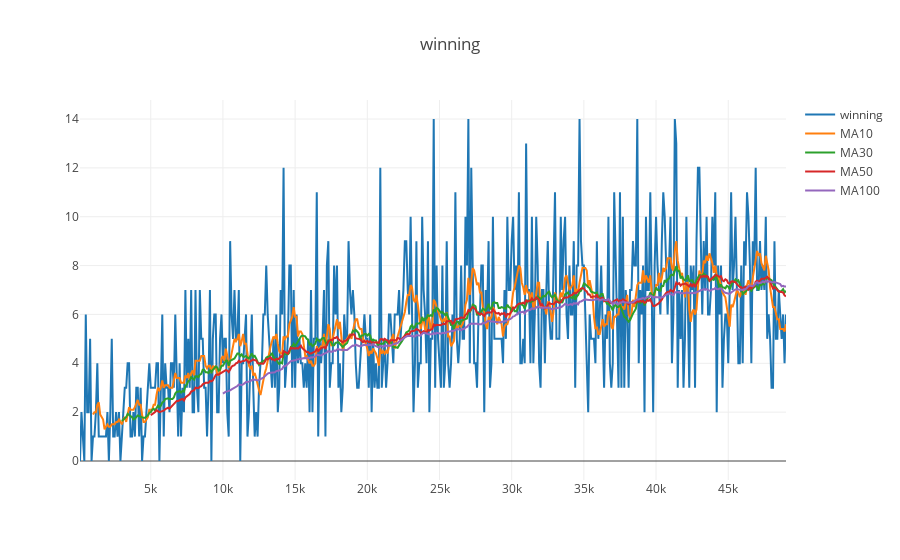

Write notebook code for a chart like this one.
### Code cell
print_winning(start_pos)

### Figure 1 — Plotly figure (JSON) as saved in the notebook; plotly's stock layout.template omitted (floating-point values rounded to 4 significant figures; data arrays with more than 128 entries replaced by an {"elided": "..."} marker saying what was removed)
{"data": [{"name": "winning", "type": "scatter", "uid": "6c8cb25c-b50b-476a-9f34-4ddf3a72fb79", "x": {"elided": "490 int values"}, "y": {"elided": "490 int values"}}, {"name": "MA10", "type": "scatter", "uid": "de0c1fc8-aab7-4784-b943-6da66f20f64c", "x": {"elided": "490 int values"}, "y": {"elided": "490 float values"}}, {"name": "MA30", "type": "scatter", "uid": "dfbe4c95-2254-4485-a5a2-00cec4908758", "x": {"elided": "490 int values"}, "y": {"elided": "490 float values"}}, {"name": "MA50", "type": "scatter", "uid": "6b59e814-84d7-4f97-832d-6f6460f28bd6", "x": {"elided": "490 int values"}, "y": {"elided": "490 float values"}}, {"name": "MA100", "type": "scatter", "uid": "97e310a5-e7bd-4bf2-82a2-83c1347940e9", "x": {"elided": "490 int values"}, "y": {"elided": "490 float values"}}], "layout": {"title": "winning"}}
